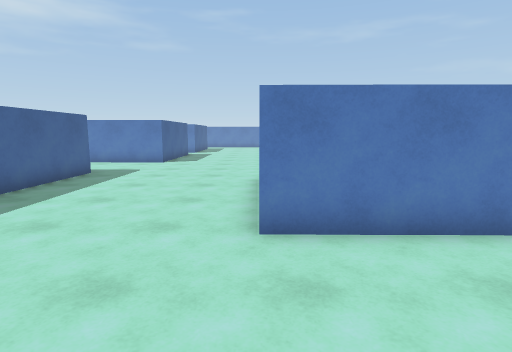
View 1 (above)

24 first-person views from a walk through a scene from a Unity 3-D project. The camera is 1.5 m above the floor, tilts 8° down and sees 80° across. The floor is counted in squares, 1 m on a side. Each view is taken from the middle of a square. On the plan, view 1 faces up. The plan holds only what a view shows up to about 15 squares ahead; the rest is blank. The place goes on beyond the plan. The player character is not drawn.

View 2
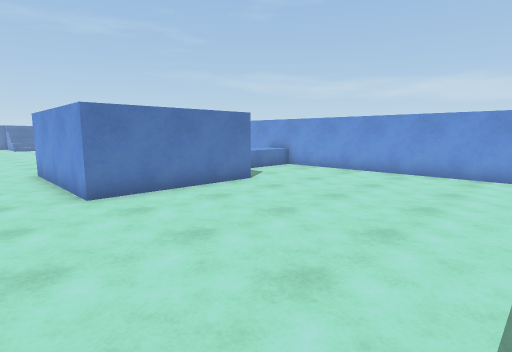

View 3
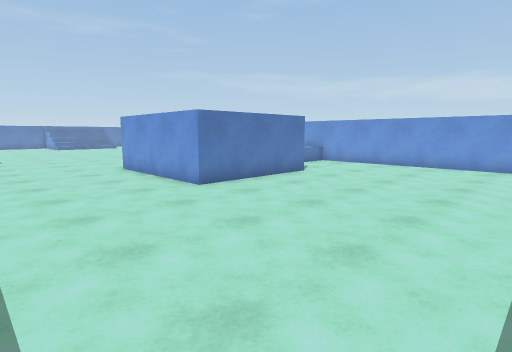

View 4
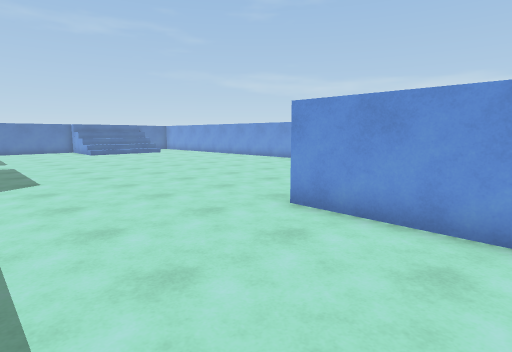

View 5
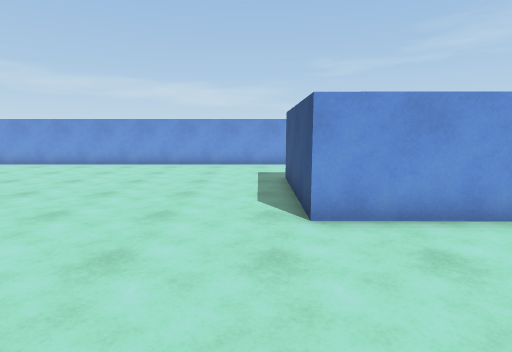

View 6
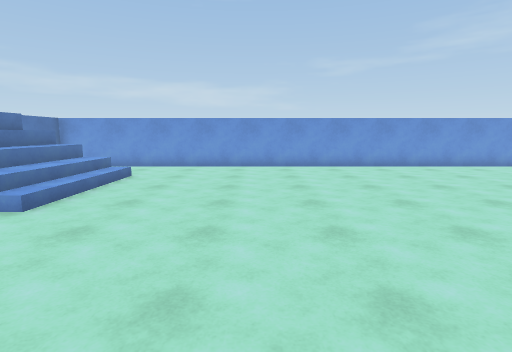

View 7
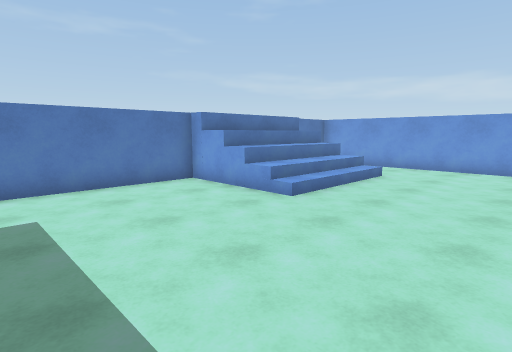

View 8
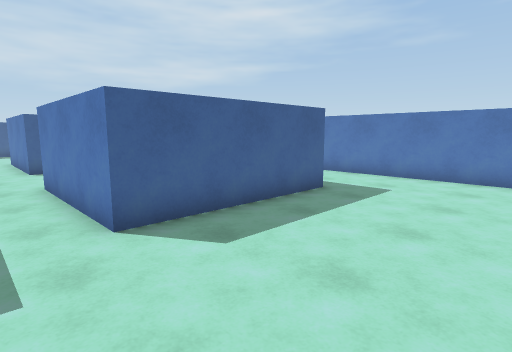

View 9
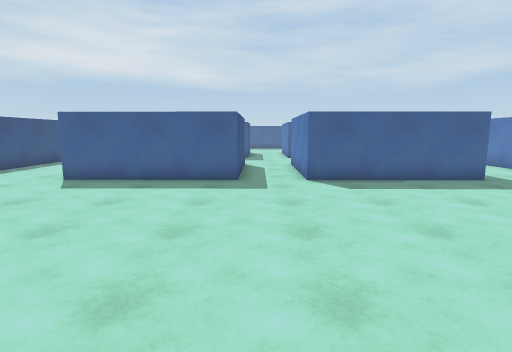

View 10
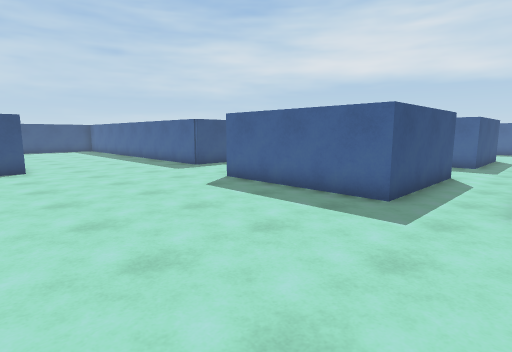

View 11
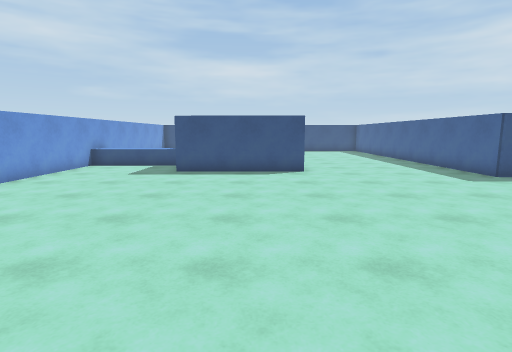

View 12
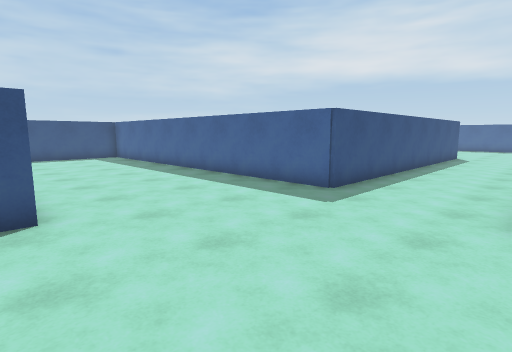

View 13
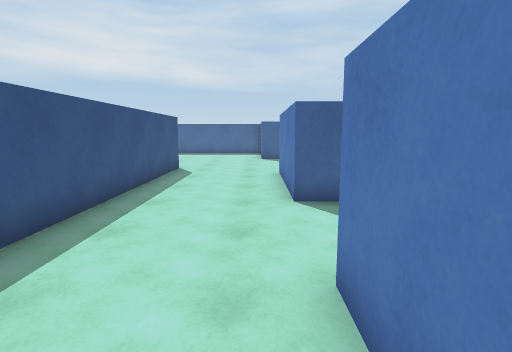

View 14
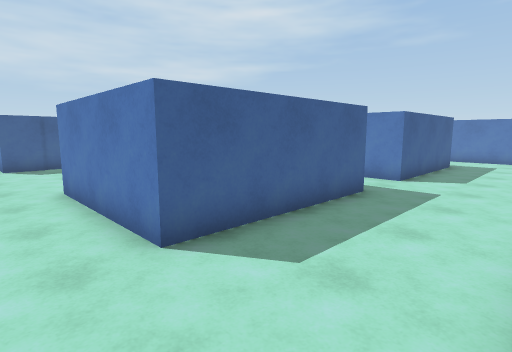

View 15
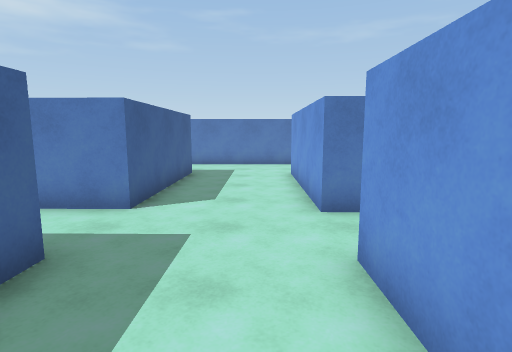

View 16
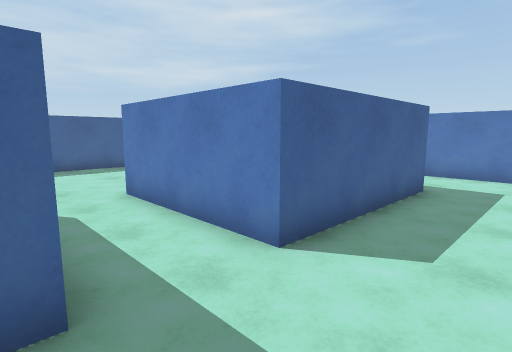

View 17
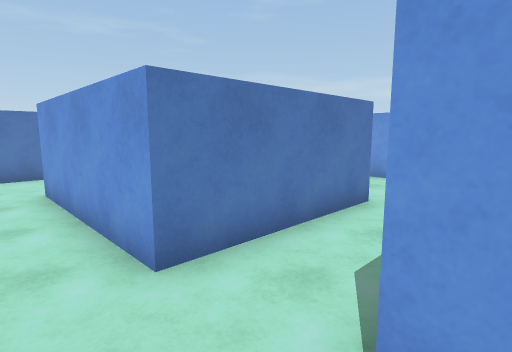

View 18
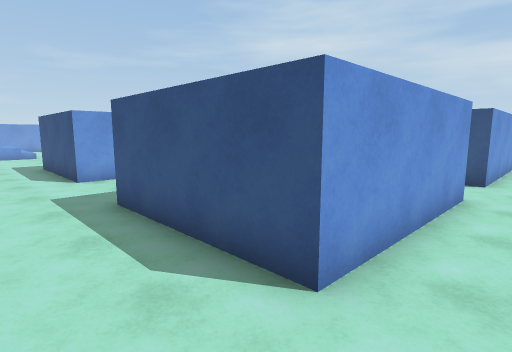

View 19
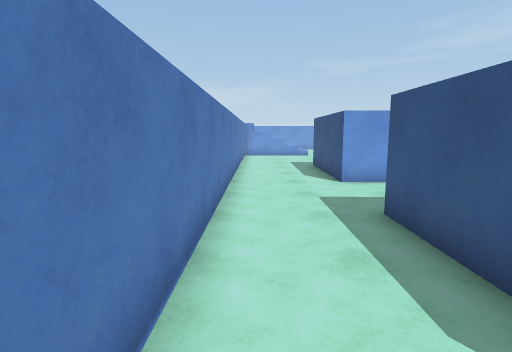

View 20
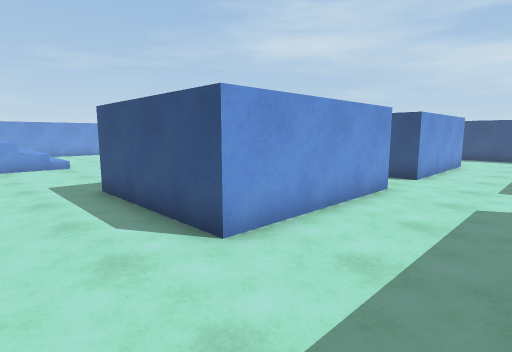

View 21
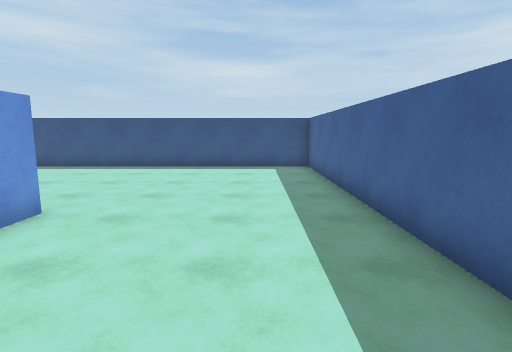

View 22
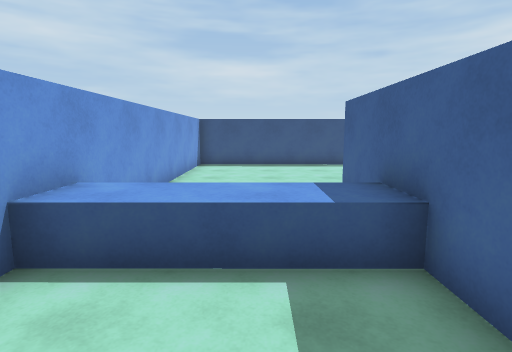

View 23
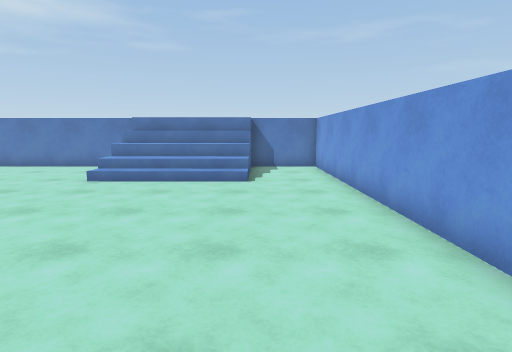

View 24
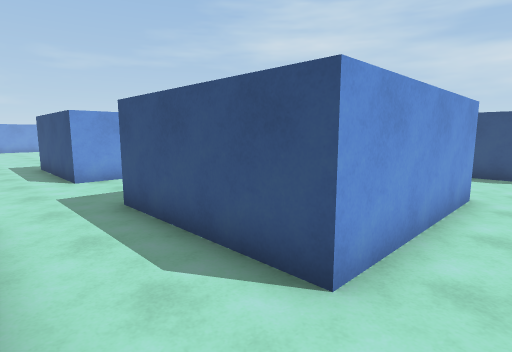

### Floor plan
Key: @ floor where view 1 was taken; # wall or solid block; . floor; / step, stairs or slope; ^ raised ledge.
Columns run from 20 left of view 1 to 10 right of it. Each row starts with its distance up from view 1.
 33  ######################    ####
 32 ......................^^^^^#..#
 31  .....................//////..#
 30 ..####................//////..#
 29 ..#  ##...######......//////..#
 28 ..#   #...#    #..............#
 27 ..#   #...#    #..............#
 26 ..#   #...#    #..............#
 25 ..#   #...#    #..............#
 24 ..#####...######..............#
 23 ..............................#
 22 ..............................#
 21 ..#####...######..............#
 20 ..#   #...#    #..............#
 19 ..#   #...#    #..............#
 18 .##   #...#    #..............#
 17  #    #...#    #..............#
 16 .######...###  #..............#
 15 ..............................#
 14 ..............................#
 13 ..............................#
 12 ##############................#
 11              ##...............#
 10               #.....######....#
  9               #.....#    #....#
  8               #.....#    #^^^^#
  7               #.....#    #^^^^#
  6               #.....#    #....#
  5               #.....###  #....#
  4               #.......####....#
  3               #...............#
  2               #...............#
  1               #...............#
  0               #.....@.........#
 -1               #...............#
 -2              ##...............#
 -3              #................#
 -4              ##################

Where each view was taken, in squares from view 1:
view 1: 0 up, 0 right, facing up
view 2: 3 down, 2 left, facing up-right
view 3: 3 down, 5 left, facing up-right
view 4: 6 up, 5 left, facing up-right
view 5: 11 up, 5 left, facing right
view 6: 24 up, 4 left, facing right
view 7: 24 up, 4 left, facing up-right
view 8: 22 up, 0 right, facing up-left
view 9: 22 up, 5 right, facing left
view 10: 24 up, 2 right, facing down-left
view 11: 22 up, 2 right, facing down
view 12: 16 up, 1 right, facing down-left
view 13: 15 up, 7 left, facing left
view 14: 14 up, 10 left, facing up-left
view 15: 18 up, 11 left, facing up
view 16: 21 up, 11 left, facing up-left
view 17: 21 up, 20 left, facing up-right
view 18: 32 up, 20 left, facing down-right
view 19: 32 up, 19 left, facing right
view 20: 32 up, 13 left, facing down-right
view 21: 10 up, 4 left, facing down
view 22: 11 up, 7 right, facing down
view 23: 19 up, 7 right, facing up
view 24: 24 up, 20 left, facing down-right
